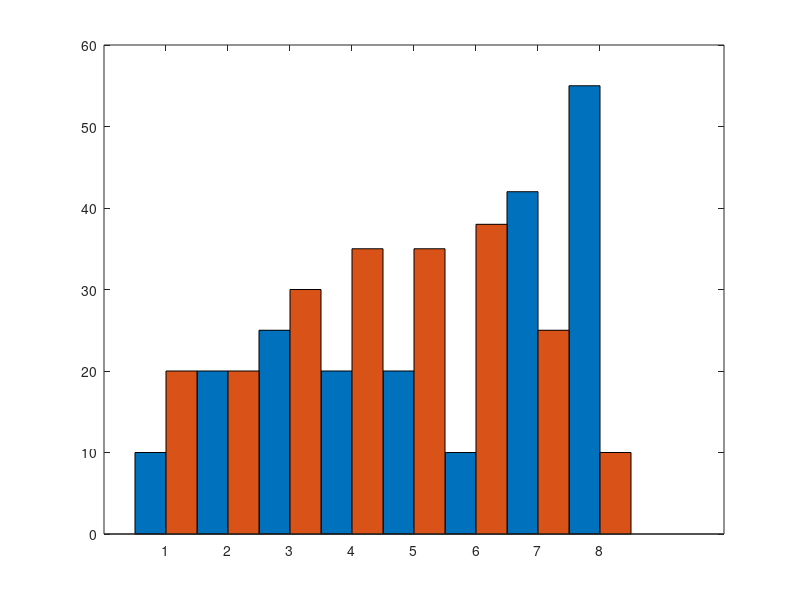

The MATLAB source for this figure: (Note: this script raises an error after producing the figure.)
%Assign values
Y=[10 20;20 20;25 30;20 35;20 35;10 38;42 25;55 10];
days=["Mon";"Tues";"Wed";"Thurs";"Fri";"Sat";"Sun"];
%Plot the bar graph
bar(Y,1);
%Add labels ,titles ,legend etc
xticklabels(days);
title('Graph of Distance vs Days');
xlabel('Days');
ylabel('Distance(km)');
legend('Days','Distance');
grid on;